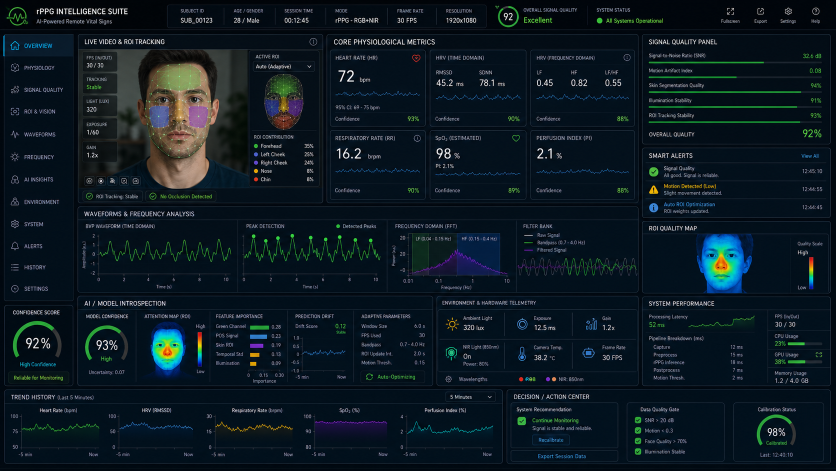
#> input picture interface.png, 1672 x 941 px, given in place of the camera (shown at 1/2 size)
$ python run3.py
#> lines starting #> are read from the running program, lines starting #| are printed output that depends on the picture
"""
Medical-Grade rPPG Cardiac Monitor
====================================
Full signal processing pipeline — accuracy first, latency second.

  Stage 1  Multi-ROI Extraction
             Forehead (top 25%) + bilateral cheeks (mid 40%, outer 30% each)
             YCrCb skin-pixel mask applied per ROI before spatial averaging
             Pixel-count weighted fusion of ROI signals

  Stage 2  rPPG Signal Extraction  (both run, results fused)
             POS  — Plane-Orthogonal-to-Skin  (de Haan & Jeanne, TBME 2013)
             CHROM— Chrominance method         (de Haan & Jeanne, TBME 2013)

  Stage 3  Signal Preprocessing
             Linear detrend  (remove DC drift)
             Zero-phase 4th-order Butterworth bandpass  0.67–4.0 Hz (40–240 BPM)

  Stage 4  HR Estimation
             Welch PSD, 8× zero-padded for fine frequency resolution
             Harmonic-aware peak selection (rejects sub-harmonic artefacts)
             SNR = peak-window power / rest-of-band power
             POS and CHROM estimates fused by their individual SNR weights

  Stage 5  Adaptive Kalman Filter
             Measurement noise R ∝ 1/SNR  (bad signal → high noise → slow update)
             Physiological gate: rejects measurements >20 BPM from current state
             Reports uncertainty (±σ BPM) alongside point estimate

  Stage 6  HRV  (Heart Rate Variability)
             Zero-phase peak detection on bandpass signal
             IBI sequence, physiological plausibility gate (250–2000 ms)
             RMSSD, SDNN, pNN50

References
----------
  de Haan G., Jeanne V. (2013). Robust pulse rate from chrominance-based rPPG.
    IEEE Trans. Biomed. Eng. 60(10):2878–2886.
  Wang W. et al. (2017). Algorithmic principles of remote PPG.
    IEEE Trans. Biomed. Eng. 64(7):1479–1491.
"""

import threading
import time
import logging
from collections import deque
from dataclasses import dataclass
from typing import Optional, NamedTuple

import cv2
import numpy as np
from scipy import signal as sp_signal

# ──────────────────────────────────────────────────────────────────────────────
# Logging
# ──────────────────────────────────────────────────────────────────────────────
logging.basicConfig(
    level=logging.INFO,
    format="%(asctime)s [%(levelname)s] %(message)s",
    datefmt="%H:%M:%S",
)
log = logging.getLogger("rppg_medical")


# ──────────────────────────────────────────────────────────────────────────────
# Configuration
# ──────────────────────────────────────────────────────────────────────────────
@dataclass
class Config:
    # Camera
    camera_index: int = 0

    # Signal processing
    target_fps: float = 30.0           # Expected camera FPS (recalculated at runtime)
    window_seconds: float = 12.0       # Analysis window (longer → better freq resolution)
    min_window_seconds: float = 5.0    # Minimum before first report
    pipeline_interval: float = 0.5     # Background pipeline step interval (seconds)

    # Physiological band
    hr_freq_min: float = 0.67          # 40 BPM
    hr_freq_max: float = 4.0           # 240 BPM

    # Welch PSD
    welch_segment_seconds: float = 4.0 # nperseg length
    welch_nfft_mult: int = 8           # zero-padding factor → fine resolution

    # Signal quality gate
    min_snr_db: float = 1.5            # below this → Kalman ignores measurement

    # Kalman
    kalman_process_noise: float = 0.3  # BPM²/step process variance
    kalman_init_P: float = 100.0       # Initial uncertainty
    kalman_outlier_bpm: float = 20.0   # Gate width (reject if |z - x| > this)

    # HRV
    hrv_min_beats: int = 6

    # Face detector
    face_scale_factor: float = 1.1
    face_min_neighbors: int = 5
    face_min_size: tuple = (80, 80)
    box_ema_alpha: float = 0.25

    # HR zone thresholds (BPM)
    zone_resting_max: float = 60.0
    zone_normal_max: float = 100.0
    zone_elevated_max: float = 140.0

    # Display
    window_title: str = "rPPG Medical Monitor"
    quit_key: str = "q"
    font: int = cv2.FONT_HERSHEY_SIMPLEX


CFG = Config()


# ──────────────────────────────────────────────────────────────────────────────
# Result container
# ──────────────────────────────────────────────────────────────────────────────
class HRResult(NamedTuple):
    hr_bpm: float               # Kalman-filtered HR
    hr_raw_bpm: float           # Direct spectral HR (fused POS+CHROM)
    snr_db: float               # Spectral SNR
    uncertainty_bpm: float      # Kalman ±σ
    confidence: float           # 0–1 gate signal
    hrv_rmssd: Optional[float]  # ms
    hrv_sdnn: Optional[float]   # ms
    hrv_pnn50: Optional[float]  # %
    dominant_algo: str          # "POS" | "CHROM" | "FUSED"


# ──────────────────────────────────────────────────────────────────────────────
# Stage 1 — Face detector with EMA box smoothing
# ──────────────────────────────────────────────────────────────────────────────
class FaceDetector:
    """
    OpenCV Haar cascade, EMA-smoothed bounding box.
    Runs every frame in the main loop — fast, non-blocking.
    """

    def __init__(self) -> None:
        path = cv2.data.haarcascades + "haarcascade_frontalface_default.xml"
        self._cascade = cv2.CascadeClassifier(path)
        if self._cascade.empty():
            raise RuntimeError(f"Cascade not found: {path}")
        self._smooth: Optional[np.ndarray] = None   # [x, y, w, h] floats

    def detect(self, frame_bgr: np.ndarray) -> Optional[tuple[int, int, int, int]]:
        """Returns (x1, y1, x2, y2) or None."""
        gray = cv2.cvtColor(frame_bgr, cv2.COLOR_BGR2GRAY)
        gray = cv2.equalizeHist(gray)
        faces = self._cascade.detectMultiScale(
            gray,
            scaleFactor=CFG.face_scale_factor,
            minNeighbors=CFG.face_min_neighbors,
            minSize=CFG.face_min_size,
            flags=cv2.CASCADE_SCALE_IMAGE,
        )
        if len(faces) == 0:
            self._smooth = None
            return None
        face = max(faces, key=lambda f: f[2] * f[3]).astype(float)
        if self._smooth is None:
            self._smooth = face.copy()
        else:
            a = CFG.box_ema_alpha
            self._smooth = a * face + (1 - a) * self._smooth
        x, y, w, h = self._smooth.astype(int)
        return x, y, x + w, y + h


# ──────────────────────────────────────────────────────────────────────────────
# Stage 1 — Multi-ROI skin-masked RGB extractor
# ──────────────────────────────────────────────────────────────────────────────
class ROIExtractor:
    """
    Splits the face bounding box into three physiologically meaningful ROIs,
    applies a YCrCb skin-pixel mask, and returns pixel-count-weighted mean RGB.

    ROI layout (relative to face box):
      Forehead  — top 25% of height, horizontal center 60%
      L. cheek  — rows 40–80% height, cols  5–35% width
      R. cheek  — rows 40–80% height, cols 65–95% width
    """

    # YCrCb skin-colour bounds (Peer et al. 2003)
    _SKIN_CR = (133, 173)
    _SKIN_CB = (77, 127)

    @classmethod
    def _skin_mask(cls, roi_bgr: np.ndarray) -> np.ndarray:
        if roi_bgr.size == 0:
            return np.zeros((0,), dtype=bool)
        ycrcb = cv2.cvtColor(roi_bgr, cv2.COLOR_BGR2YCrCb)
        cr = ycrcb[:, :, 1]
        cb = ycrcb[:, :, 2]
        mask = (
            (cr >= cls._SKIN_CR[0]) & (cr <= cls._SKIN_CR[1]) &
            (cb >= cls._SKIN_CB[0]) & (cb <= cls._SKIN_CB[1])
        )
        return mask

    @classmethod
    def _roi_mean(cls, frame_bgr: np.ndarray, x1, y1, x2, y2) -> tuple[Optional[np.ndarray], int]:
        """Returns (rgb_mean [3,], pixel_count) after skin masking."""
        roi = frame_bgr[y1:y2, x1:x2]
        if roi.size == 0:
            return None, 0
        mask = cls._skin_mask(roi)
        n = mask.sum()
        if n < 20:                               # too few skin pixels → unreliable
            return None, 0
        rgb = roi[:, :, ::-1].astype(float)     # BGR → RGB
        means = rgb[mask].mean(axis=0)           # shape (3,)
        return means, int(n)

    @classmethod
    def extract(
        cls,
        frame_bgr: np.ndarray,
        face_box: tuple[int, int, int, int],
    ) -> Optional[np.ndarray]:
        """
        Returns pixel-count-weighted mean RGB across all ROIs, shape (3,).
        Returns None if no ROI has enough skin pixels.
        """
        x1, y1, x2, y2 = face_box
        fx, fy = x2 - x1, y2 - y1          # face width, height

        rois = [
            # forehead
            (x1 + int(0.2 * fx), y1,
             x1 + int(0.8 * fx), y1 + int(0.25 * fy)),
            # left cheek
            (x1 + int(0.05 * fx), y1 + int(0.40 * fy),
             x1 + int(0.35 * fx), y1 + int(0.80 * fy)),
            # right cheek
            (x1 + int(0.65 * fx), y1 + int(0.40 * fy),
             x1 + int(0.95 * fx), y1 + int(0.80 * fy)),
        ]

        weighted_sum = np.zeros(3, dtype=float)
        total_weight = 0
        for rx1, ry1, rx2, ry2 in rois:
            rgb_mean, count = cls._roi_mean(frame_bgr, rx1, ry1, rx2, ry2)
            if rgb_mean is not None:
                weighted_sum += rgb_mean * count
                total_weight += count

        if total_weight == 0:
            return None
        return weighted_sum / total_weight


# ──────────────────────────────────────────────────────────────────────────────
# Stage 2 — rPPG algorithms
# ──────────────────────────────────────────────────────────────────────────────
# [95 lines left out: functions pos_signal, chrom_signal, bandpass, welch_hr, not called in this run]


# ──────────────────────────────────────────────────────────────────────────────
# Stage 5 — Adaptive Kalman filter (1D, HR tracking)
# ──────────────────────────────────────────────────────────────────────────────
class KalmanHR:
    """
    Constant-velocity 1D Kalman filter for HR.
    Measurement noise scales inversely with SNR → low-quality signals
    contribute weakly to the state estimate.
    """

    def __init__(self) -> None:
        self._x: Optional[float] = None    # state estimate (BPM)
        self._P: float = CFG.kalman_init_P # state uncertainty (BPM²)
        self._Q: float = CFG.kalman_process_noise

    @property
    def uncertainty_bpm(self) -> float:
        return float(np.sqrt(max(self._P, 0.0)))

    # [77 lines left out: functions update, compute_hrv, not called in this run]


# ──────────────────────────────────────────────────────────────────────────────
# Signal buffer — thread-safe, non-blocking push
# ──────────────────────────────────────────────────────────────────────────────
class SignalBuffer:
    """
    Circular buffer of (rgb_vec, timestamp) tuples.
    push() uses try-lock so the main loop NEVER blocks.
    snapshot() returns a consistent copy for the pipeline thread.
    """

    def __init__(self, maxlen: int) -> None:
        self._buf: deque = deque(maxlen=maxlen)
        self._lock = threading.Lock()

    def push(self, rgb: np.ndarray, ts: float) -> None:
        if self._lock.acquire(blocking=False):
            try:
                self._buf.append((rgb.copy(), ts))
            finally:
                self._lock.release()
        # If lock is held by pipeline thread, silently skip (< 1 frame loss)

    def snapshot(self) -> list:
        with self._lock:
            return list(self._buf)

    def __len__(self) -> int:
        return len(self._buf)


# ──────────────────────────────────────────────────────────────────────────────
# Pipeline orchestrator
# ──────────────────────────────────────────────────────────────────────────────
class rPPGPipeline:
    """
    Runs Stages 2-6 on a buffer snapshot.
    Called by the background worker thread.
    """

    def __init__(self) -> None:
        self._kalman = KalmanHR()

    def run(self, buf_snapshot: list) -> Optional[HRResult]:
        if len(buf_snapshot) < 2:
            return None

        rgb_arr = np.array([r for r, _ in buf_snapshot])   # (N, 3)
        ts_arr  = np.array([t for _, t in buf_snapshot])   # (N,)

        # Measured FPS from actual timestamps
        dt = np.diff(ts_arr)
        dt = dt[dt > 0]
        fs = float(1.0 / dt.mean()) if len(dt) > 0 else CFG.target_fps
        fs = np.clip(fs, 5.0, 120.0)                       # sanity clamp

        N = len(rgb_arr)
        min_n = int(fs * CFG.min_window_seconds)
        if N < min_n:
            return None                                     # not enough data yet

        # ── Stage 2: POS + CHROM signals ─────────────────────────────────────
        sig_pos   = pos_signal(rgb_arr)
        sig_chrom = chrom_signal(rgb_arr)

        # ── Stage 3: bandpass filter ──────────────────────────────────────────
        filt_pos   = bandpass(sig_pos, fs)
        filt_chrom = bandpass(sig_chrom, fs)

        # ── Stage 4: Welch HR + SNR for each algorithm ────────────────────────
        hr_pos,   snr_pos   = welch_hr(filt_pos,   fs)
        hr_chrom, snr_chrom = welch_hr(filt_chrom, fs)

        # SNR-weighted fusion of the two estimates
        w_pos   = max(0.0, snr_pos)
        w_chrom = max(0.0, snr_chrom)
        w_total = w_pos + w_chrom

        if w_total < 1e-6:
            hr_fused = 0.5 * (hr_pos + hr_chrom)
            snr_fused = max(snr_pos, snr_chrom)
            algo = "FUSED"
        else:
            hr_fused  = (w_pos * hr_pos + w_chrom * hr_chrom) / w_total
            snr_fused = (w_pos * snr_pos + w_chrom * snr_chrom) / w_total
            algo = "POS" if w_pos > w_chrom else "CHROM"

        # ── Stage 5: Kalman update ────────────────────────────────────────────
        hr_kalman = self._kalman.update(hr_fused, snr_fused)
        if hr_kalman is None:
            hr_kalman = hr_fused

        uncertainty = self._kalman.uncertainty_bpm
        confidence  = float(np.clip((snr_fused - CFG.min_snr_db) / 8.0, 0.0, 1.0))

        # ── Stage 6: HRV ─────────────────────────────────────────────────────
        # Use whichever filtered signal has higher SNR
        best_filt = filt_pos if snr_pos >= snr_chrom else filt_chrom
        hrv = compute_hrv(best_filt, fs)

        return HRResult(
            hr_bpm        = hr_kalman,
            hr_raw_bpm    = hr_fused,
            snr_db        = snr_fused,
            uncertainty_bpm = uncertainty,
            confidence    = confidence,
            hrv_rmssd     = hrv.get("rmssd"),
            hrv_sdnn      = hrv.get("sdnn"),
            hrv_pnn50     = hrv.get("pnn50"),
            dominant_algo = algo,
        )


# ──────────────────────────────────────────────────────────────────────────────
# Background pipeline worker thread
# ──────────────────────────────────────────────────────────────────────────────
class PipelineWorker:
    """
    Runs rPPGPipeline.run() in a daemon thread every `pipeline_interval` seconds.
    Main loop reads results via a Lock — zero render-loop blocking.
    """

    def __init__(self, buf: SignalBuffer) -> None:
        self._buf      = buf
        self._pipeline = rPPGPipeline()
        self._lock     = threading.Lock()
        self._result: Optional[HRResult] = None
        self._stop     = threading.Event()
        self._thread   = threading.Thread(
            target=self._run, daemon=True, name="rppg-pipeline"
        )

    def start(self) -> None:
        self._thread.start()
        log.info("Pipeline worker started (step %.2fs)", CFG.pipeline_interval)

    def stop(self) -> None:
        self._stop.set()

    def _run(self) -> None:
        while not self._stop.is_set():
            t0 = time.perf_counter()
            snapshot = self._buf.snapshot()
            try:
                result = self._pipeline.run(snapshot)
                if result is not None:
                    with self._lock:
                        self._result = result
                    log.info(
                        "HR %.1f±%.1f BPM | raw %.1f | SNR %.1f dB | conf %.0f%% | %s%s",
                        result.hr_bpm, result.uncertainty_bpm,
                        result.hr_raw_bpm, result.snr_db,
                        result.confidence * 100,
                        result.dominant_algo,
                        (f" | RMSSD {result.hrv_rmssd:.1f}ms"
                         if result.hrv_rmssd is not None else ""),
                    )
            except Exception as exc:
                log.warning("Pipeline error: %s", exc, exc_info=True)

            elapsed = time.perf_counter() - t0
            self._stop.wait(max(0.0, CFG.pipeline_interval - elapsed))

    @property
    def result(self) -> Optional[HRResult]:
        with self._lock:
            return self._result


# ──────────────────────────────────────────────────────────────────────────────
# Minimal overlay (signal-focused, not cosmetic)
# ──────────────────────────────────────────────────────────────────────────────
# [5 lines left out: function hr_zone, not called in this run]


def draw_overlay(
    frame: np.ndarray,
    result: Optional[HRResult],
    face_box: Optional[tuple],
    fps: float,
    buf_len: int,
) -> None:
    h, w = frame.shape[:2]
    font = CFG.font

    # Face bounding box
    if face_box is not None:
        x1, y1, x2, y2 = face_box
        box_color = hr_zone(result.hr_bpm)[1] if result else (80, 200, 80)
        cv2.rectangle(frame, (x1, y1), (x2, y2), box_color, 2)

    # Semi-transparent panel
    slab = frame.copy()
    cv2.rectangle(slab, (6, 6), (260, 175), (15, 15, 15), -1)
    cv2.addWeighted(slab, 0.6, frame, 0.4, 0, frame)

    # Face / collecting status
    status = "Face detected" if face_box else "No face — searching…"
    dot_col = (80, 200, 80) if face_box else (60, 60, 220)
    cv2.circle(frame, (18, 22), 5, dot_col, -1)
    cv2.putText(frame, status, (28, 26), font, 0.42, (200, 200, 200), 1)

    if result is None or result.snr_db < CFG.min_snr_db:
        # No valid reading yet
        pct = int(100 * buf_len / max(
            int(CFG.target_fps * CFG.min_window_seconds), 1))
        cv2.putText(frame, "-- BPM", (10, 72), font, 1.4, (130, 130, 130), 2)
        cv2.putText(frame, f"Collecting signal {min(pct,100)}%",
                    (10, 95), font, 0.42, (130, 130, 130), 1)
    else:
        zone_label, zone_color = hr_zone(result.hr_bpm)

        # Large BPM
        cv2.putText(frame, f"{result.hr_bpm:.0f}", (10, 72), font, 1.9, zone_color, 3)
        cv2.putText(frame, "BPM", (105, 72), font, 0.55, (180, 180, 180), 1)

        # Zone + confidence bar
        conf_pct = int(result.confidence * 100)
        cv2.putText(frame, f"{zone_label}  conf {conf_pct}%",
                    (10, 92), font, 0.42, zone_color, 1)

        # SNR + uncertainty
        cv2.putText(frame,
                    f"SNR {result.snr_db:.1f}dB  ±{result.uncertainty_bpm:.1f}BPM  [{result.dominant_algo}]",
                    (10, 110), font, 0.38, (160, 160, 160), 1)

        # Raw spectral HR
        cv2.putText(frame, f"Spectral raw: {result.hr_raw_bpm:.1f} BPM",
                    (10, 126), font, 0.38, (120, 120, 120), 1)

        # HRV block
        if result.hrv_rmssd is not None:
            cv2.putText(frame,
                        f"RMSSD {result.hrv_rmssd:.0f}ms  SDNN {result.hrv_sdnn:.0f}ms  pNN50 {result.hrv_pnn50:.0f}%",
                        (10, 144), font, 0.36, (140, 200, 255), 1)

    # FPS + buffer depth
    info = f"FPS {fps:.0f}  buf {buf_len}fr"
    (iw, _), _ = cv2.getTextSize(info, font, 0.38, 1)
    cv2.putText(frame, info, (w - iw - 8, h - 8), font, 0.38, (100, 100, 100), 1)


# ──────────────────────────────────────────────────────────────────────────────
# Main
# ──────────────────────────────────────────────────────────────────────────────
def main() -> None:
    cap = cv2.VideoCapture(CFG.camera_index)
    if not cap.isOpened():
        raise RuntimeError(f"Cannot open camera {CFG.camera_index}")
    detector    = FaceDetector()
    buf_maxlen  = int(CFG.target_fps * CFG.window_seconds)
    buf         = SignalBuffer(maxlen=buf_maxlen)
    worker      = PipelineWorker(buf)
    fps_times: deque = deque(maxlen=60)

    log.info("Medical-grade rPPG monitor — press '%s' to quit.", CFG.quit_key)
    worker.start()

    try:
        while True:
            ret, frame = cap.read()
#> frame is the input picture: shape (941, 1672, 3); mean B, G, R 34.3, 25.7, 12.7
            if not ret:
                log.warning("Frame capture failed.")
                break

            # ── FPS ───────────────────────────────────────────────────────
            now = time.perf_counter()
            fps_times.append(now)
            fps = (len(fps_times) / (fps_times[-1] - fps_times[0] + 1e-9)
                   if len(fps_times) > 1 else 0.0)

            # ── Face detection ────────────────────────────────────────────
            face_box = detector.detect(frame)
#> in detect, `gray = cv2.cvtColor(frame_bgr, cv2.COLOR_BGR2GRAY)`:
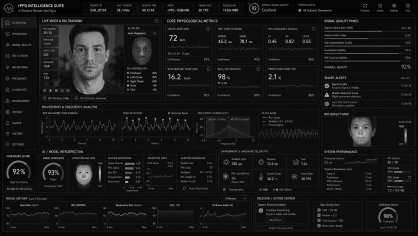
#> gray: shape (941, 1672) (shown at 1/4 size); min 0, max 255, mean 22.7
#> in detect, `gray = cv2.equalizeHist(gray)`:
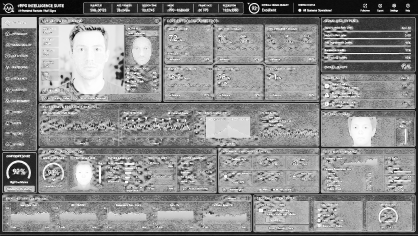
#> gray: shape (941, 1672) (shown at 1/4 size); min 0, max 255, mean 138.1
#> in detect, `faces = self._cascade.detectMultiScale( gray, scaleFactor=CFG.face_sca..`: faces = [[519, 156, 98, 98], [290, 657, 86, 86], [1389, 469, 107, 107], [274, 132, 172, 172], [469, 193, 204, 204]]
#> in detect, `face = max(faces, key=lambda f: f[2] * f[3]).astype(float)`: face = [469, 193, 204, 204]
#> in detect, `x, y, w, h = self._smooth.astype(int)`: x = 469; y = 193; w = 204
#> face_box = (469, 193, 673, 397)

            # ── Signal extraction (main loop, ~µs) ───────────────────────
            if face_box is not None:
                rgb = ROIExtractor.extract(frame, face_box)
#> in extract, `x1, y1, x2, y2 = face_box`: x1 = 469; y1 = 193; x2 = 673; y2 = 397
#> in extract, `fx, fy = x2 - x1, y2 - y1`: fx = 204
#> in extract, `rois = [`: rois = [(509, 193, 632, 244), (479, 274, 540, 356), (601, 274, 662, 356)]
#> the loop in extract, `for rx1, ry1, rx2, ry2 in rois:` made 3 passes
#> (rx1, ry1, rx2, ry2, n in _roi_mean, rgb_mean, count, weighted_sum) on pass 1: (509, 193, 632, 244, 1335, [94.13, 62.97, 37.67], 1335, [125666, 84064, 50295])
#> pass 1, in _roi_mean, `roi = frame_bgr[y1:y2, x1:x2]`:
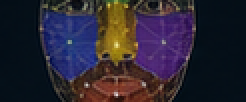
#> roi: shape (51, 123, 3) (shown 2 times larger); mean B, G, R 51, 37.9, 43.8
#> pass 1, in _skin_mask, `cr = ycrcb[:, :, 1]`:
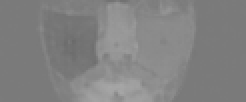
#> cr: shape (51, 123) (shown 2 times larger); min 106, max 166, mean 129.9
#> pass 1, in _skin_mask, `cb = ycrcb[:, :, 2]`:
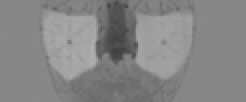
#> cb: shape (51, 123) (shown 2 times larger); min 61, max 178, mean 133.6
#> after the loop in extract, `for rx1, ry1, rx2, ry2 in rois:`: total_weight = 1335
#> rgb = [94.13, 62.97, 37.67]
#> (the rest of the program and of its run is left out)
